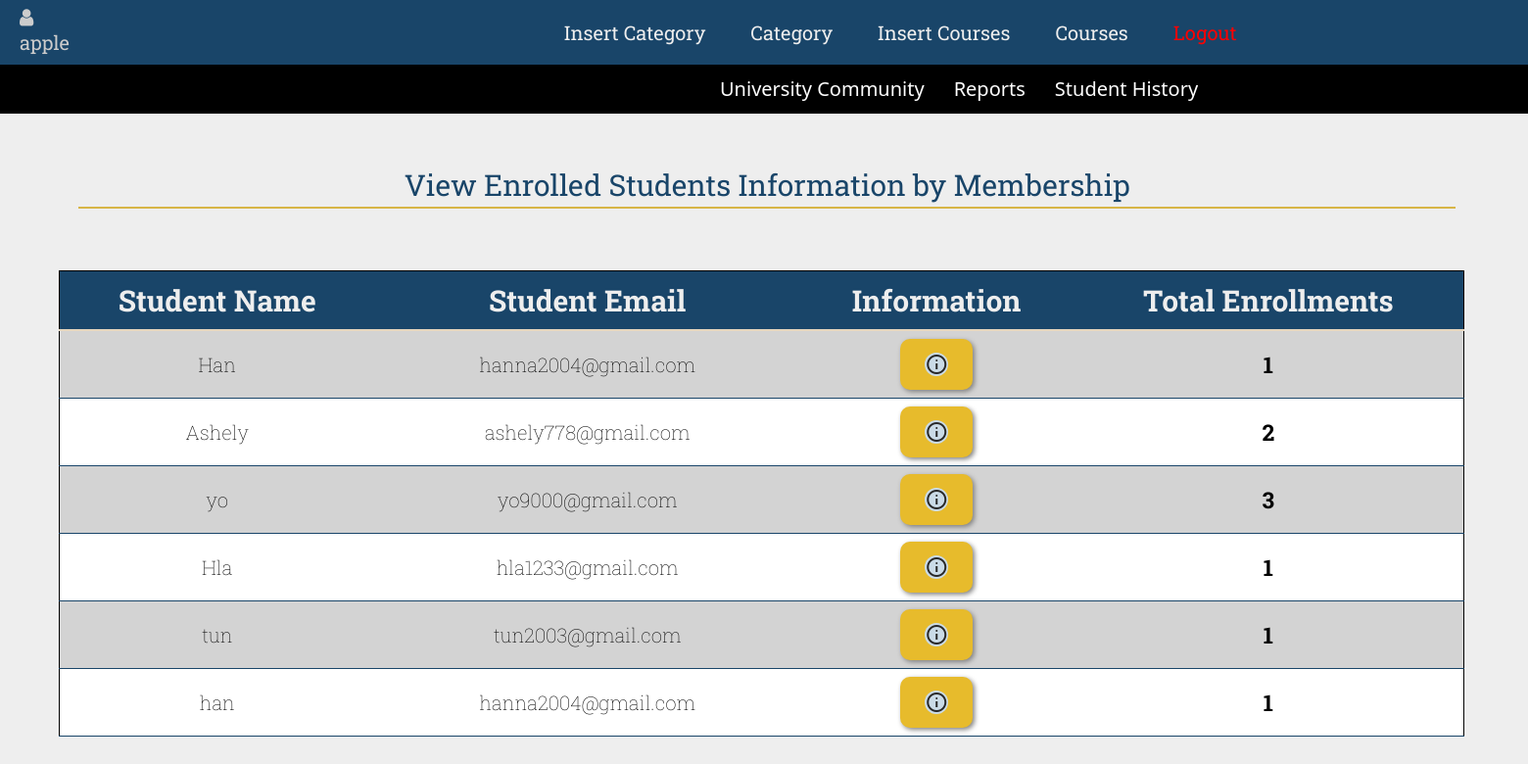
The page /viewenroll.php (signed in) on the database its author committed.
### tables this page shows
CREATE TABLE `student_information` (
  `SID` int(11) NOT NULL COMMENT 'student login account id , auto-generated',
  `Sname` varchar(1000) NOT NULL COMMENT 'login student account name',
  `Spwd` varchar(1000) NOT NULL COMMENT 'student account password',
  `Semail` varchar(100) NOT NULL COMMENT 'email of student to login'
);

### viewenroll.php (the view, shortened to what this page needs)
<?php
include './connection.php';
?>
<html>
<head>
    <link href="https://cdn.jsdelivr.net/npm/bootstrap@5.3.0-alpha1/dist/css/bootstrap.min.css" rel="stylesheet"
>
    <link rel="stylesheet" href="https://cdnjs.cloudflare.com/ajax/libs/font-awesome/4.7.0/css/font-awesome.min.css">
</head>
<body>
    <nav class="navbar navbar-expand-lg nav">
        <div class="admin">
            <div class="navv"> <a><i class="fa fa-user" aria-hidden="true"></i></a></div>
            <div class="namelogo">
                <?php
            if(isset($_SESSION['u'])){
                $username=$_SESSION['u'];
                echo $username;
            }
            ?>
            </div>
        </div>
        <div class="collapse navbar-collapse" id="navbarNav">
            <ul class="navbar-nav">
                <li class="nav-item">
                    <a class="nav-link navtit" href="./insertcategory.php"> Insert Category </a>
                </li>
                <li class="nav-item">
                    <a class="nav-link navtit" href="./viewcategory.php"> Category</a>
                </li>
                <li class="nav-item active">
                    <a class="nav-link navtit" href="./insert.php">Insert Courses<span class="sr-only"></span></a>
                </li>
                <li class="nav-item">
                    <a class="nav-link navtit" href="./viewcourseadm.php">Courses</a>
                </li>
                <li class="nav-item">
                    <a class="nav-link navtit" href="./admlogout.php" style="color:red; "> Logout</a>
                </li>
            </ul>
        </div><br>
    </nav>
    <div class="smallnav" style="background-color: black;">
        <ul class="">
            <li class="">
                <a class="nav-link " href="./enrollstuadm.php">University Community</a>
            </li>
            <li class="">
                <a class="nav-link " href="./studentCount.php"> Reports</a>
            </li>
            <li class="">
                <a class="nav-link " href="./viewenroll.php"> Student History</a>
            </li>
        </ul>
    </div>
    <div class="data">View Enrolled Students Information by Membership</div>
    <?php
    include './connection.php';
    $sql = $a->prepare("SELECT DISTINCT s.SID, s.Sname, s.Semail
                        FROM student_information s
                        INNER JOIN enroll e ON s.SID = e.SID");
    $sql->execute();
    ?>
    <table border="1">
        <br><br>
        <tr>
            <th>Student Name</th>
            <th>Student Email</th>
            <th>Information</th>
            <th>Total Enrollments</th>
        </tr>
        <?php
        while ($row = $sql->fetch(PDO::FETCH_ASSOC)) {
            extract($row);
        ?>
        <tr>
            <td><?php echo $Sname;?></td>
            <td><?php echo $Semail;?></td>
            <td>
                <div class="btn">
                    <a href="./viewhisdetail.php?vhis=<?php echo $SID;?>" class="viewitemm">
                        <span class="material-symbols-outlined">info</span>
                    </a>
                </div>
            </td>
            <td style="font-weight:bolder;font-size:23px;">
                <?php
                $enrollmentCount = $a->query("SELECT COUNT(*) FROM enroll WHERE SID = '$SID'")->fetchColumn();
                echo $enrollmentCount;
                ?>
            </td>
        </tr>
        <?php }?>
    </table>
</body>
</html>

### viewenroll.php (style rules this page uses)
table { font-family: 'Open Sans', sans-serif; font-family: 'Roboto Condensed', sans-serif; font-family: 'Roboto Slab', serif; width: 100%; text-align: center; border-collapse: collapse; border: 1px solid black; font-size: 10px; column-width: 10px; margin: 15px 60px; }
body { margin: 0; padding: 0; background-color: #eeeeee; overflow-x: hidden; }
th { font-size: 30px; background-color: #194569; padding: 10px; color: #eeeeee; border-bottom: 2px solid #E6D6BE; }
table a:link, table a:visited, .foot a:link, .foot a:visited { background-color: #E7BB2C; color: #282828; padding: 14px 25px; text-align: center; text-decoration: none; display: inline-block; border-radius: 10px; font-size: 20px; font-weight: bold; box-shadow: 2px 2px 5px grey; }
.data { color: #194569; font-family: 'Open Sans', sans-serif; font-family: 'Roboto Condensed', sans-serif; font-family: 'Roboto Slab', serif; font-size: 45px; text-align: center; padding-top: 10px; margin-top: -10px; }
td { font-size: 20px; font-family: 'Open Sans', sans-serif; font-family: 'Roboto Condensed', sans-serif; font-family: 'Roboto Slab', serif; font-weight: 100; padding-left: 40px; padding-right: 40px; color: black; }
body { margin: 0; padding: 0; width: 92%; }
.data { font-size: 30px; border-bottom: 2px solid #d7b546; width: 98%; margin-left: 80px; text-align: center; margin-top: 40px; }
.admin { font-family: 'Open Sans', sans-serif; font-family: 'Roboto Condensed', sans-serif; font-family: 'Roboto Slab', serif; font-size: 30px; margin-left: 20px; margin-right: 20%; color: #194569; }
.navtit { font-family: 'Open Sans', sans-serif; font-family: 'Roboto Condensed', sans-serif; font-family: 'Roboto Slab', serif; color: #eeeeee; background-color: #194569; font-size: 20px; margin-right: 30px; }
tr { margin-bottom: 10px; border-bottom: 1px solid #194569; }
tr:nth-child(even) { background-color: #d3d3d3; }
tr:nth-child(odd) { background-color: white; }
.viewitemm span { background-color: #cadbe7; border-radius: 100%; }
.nav { background-color: #194569; width: 225vh; }
.navbar-nav { margin-left: 10%; }
.admin { margin-left: 20px; color: #ccc; font-size: 20px; }
.smallnav { background-color: black; font-size: 20px; width: 225vh; }
.smallnav ul { list-style-type: none; margin: 0; padding: 0; display: flex; margin-left: 40%; }
.smallnav li { display: inline; }
.smallnav li a { color: white; text-decoration: none; padding: 10px 15px; }

### rows shown on the page
student_information: Sname "Han", Semail "hanna2004@gmail.com", enrollmentCount "1"
student_information: Sname "Ashely", Semail "ashely778@gmail.com", enrollmentCount "2"
student_information: Sname "yo", Semail "yo9000@gmail.com", enrollmentCount "3"
student_information: Sname "Hla", Semail "hla1233@gmail.com", enrollmentCount "1"
student_information: Sname "tun", Semail "tun2003@gmail.com", enrollmentCount "1"
student_information: Sname "han", Semail "hanna2004@gmail.com", enrollmentCount "1"

### other values the page prints
$username "apple"
